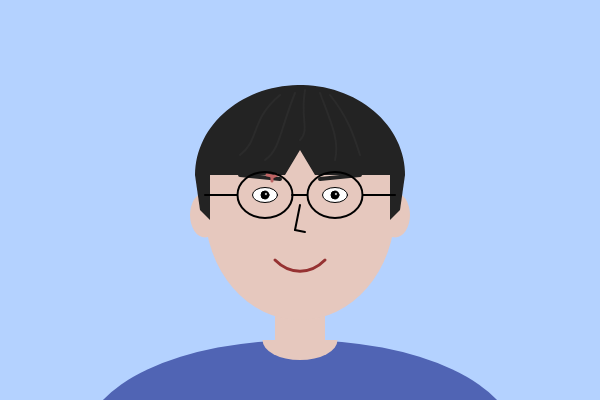
Frame 1 (no input)
Frame 2 (the mouse pressed at the canvas centre, redrawn once): identical to frame 1, image omitted

The p5.js sketch that drew this single still picture (run headless with seeded random() and noise() and a simulated clock; the mouse was pressed at the canvas centre and the sketch redrawn once):

// p5.js sketch
// ── sketch.js
function setup() {
  createCanvas(600, 400);
  noLoop();
}

function draw() {
  background(180, 210, 255);

  noStroke();
  fill(230, 200, 190);
  rect(275, 250, 50, 150);

  fill(80, 100, 180);
  arc(300, 440, 430, 200, PI, TWO_PI);
  fill(230, 200, 190);
  arc(300, 340, 75, 40, 0, PI);


  fill(230, 200, 190);
  ellipse(205, 215, 30, 45);
  ellipse(395, 215, 30, 45); 

  ellipse(300, 210, 190, 220);

  fill(35); 
  beginShape();
  for (let a = PI; a <= TWO_PI; a += 0.05) {
    let x = 300 + cos(a) * 105;
    let y = 175 + sin(a) * 90;
    vertex(x, y);
  }
  vertex(405, 175);
  vertex(315, 175);
  vertex(300, 150);
  vertex(285, 175);
  vertex(195, 175);
  endShape(CLOSE);

  quad(195, 175, 210, 175, 210, 220, 200, 210);
  quad(390, 175, 405, 175, 400, 210, 390, 220);
  
  stroke(43); 
  strokeWeight(2); 
  noFill(); 
  bezier(280, 95, 250, 120, 260, 140, 240, 155);
  bezier(295, 93, 280, 130, 280, 150, 265, 160);
  bezier(305, 90, 300, 120, 310, 130, 300, 140);
  bezier(320, 93, 330, 120, 340, 140, 335, 160);
  bezier(330,95, 350, 120, 355, 140, 360, 155);

  stroke(35);
  strokeWeight(4);
  line(240, 175, 280, 179);
  line(320, 179, 360, 175);

  stroke(190, 100, 100);
  strokeWeight(3);
  line(267, 175, 272, 176);
  line(277, 175, 272, 177);
  line(272, 177, 272, 181);

  stroke(0);
  strokeWeight(1);
  fill(255);
  ellipse(265, 195, 25, 15);
  ellipse(335, 195, 25, 15);
  fill(0);
  ellipse(265, 195, 8, 8);
  ellipse(335, 195, 8, 8);
  fill(255);
  ellipse(266, 194 , 3, 3);
  ellipse(336, 194 , 3, 3);

  noFill();
  strokeWeight(2);
  line(300, 205, 295, 230);
  line(295, 230, 305, 232);

  stroke(150, 50, 50);
  strokeWeight(3);
  bezier(275, 260, 290, 275, 310, 275, 325, 260);

  stroke(0);
  strokeWeight(2);
  noFill();
  ellipse(265, 195, 55, 46);
  ellipse(335, 195, 55, 46);
  line(292, 195, 307, 195);
  line(237, 195, 205, 195);
  line(363, 195, 395, 195);
}
